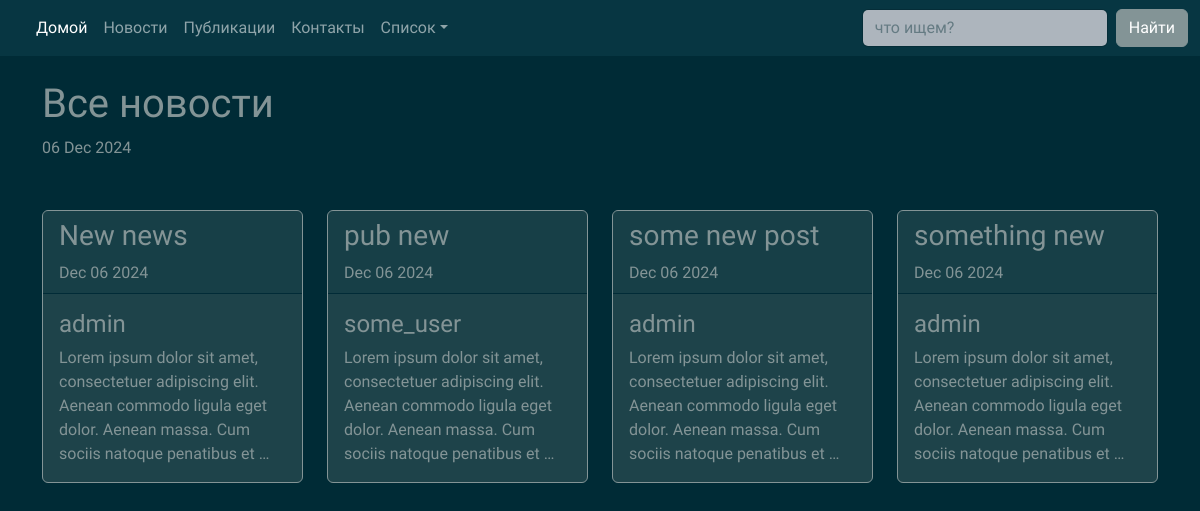
The page /news/ on the database as committed earlier.
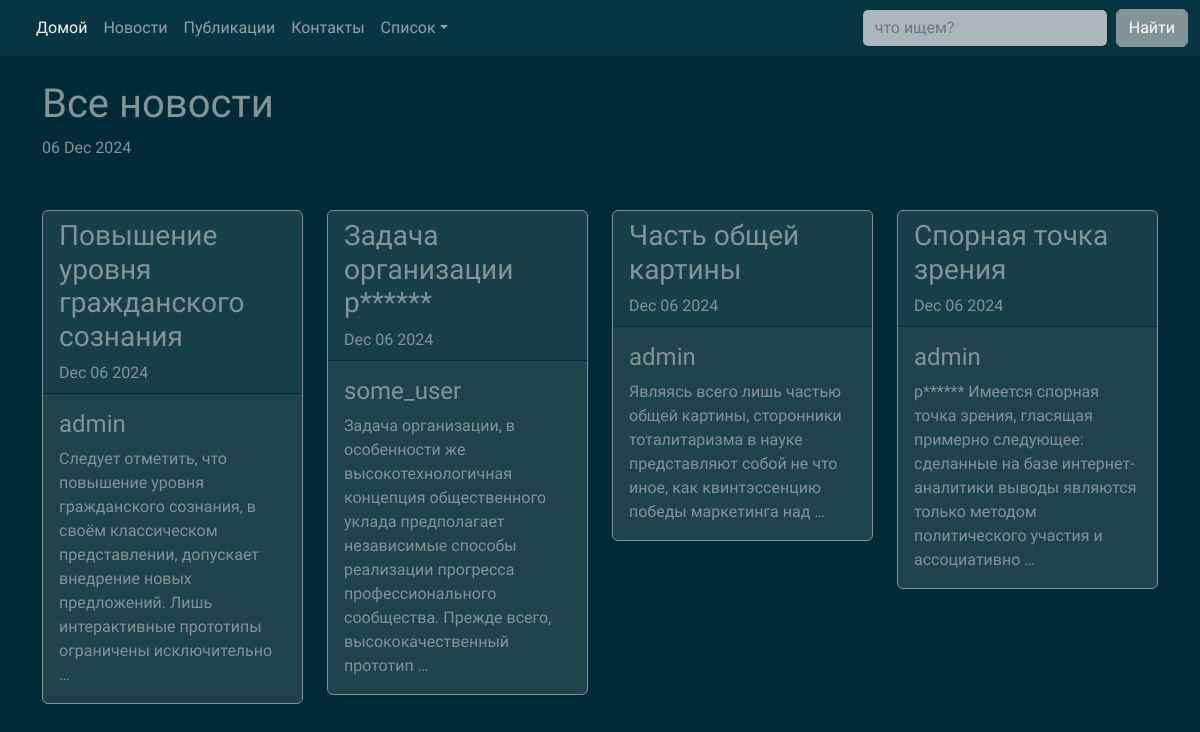
The same page on the database as committed later.
### news/models.py (models this page shows, shortened)
class Post(models.Model):
    post = 'Pb'
    news = 'Nw'
    POSITIONS = [
        (post, 'Публикация'),
        (news, 'Новость')
    ]
    post_author = models.ForeignKey(Author, on_delete=models.CASCADE)
    post_type = models.CharField(max_length=2, choices=POSITIONS, default=post)
    post_date_time = models.DateTimeField(auto_now_add=True)
    post_title = models.CharField(max_length=255)
    post_content = models.TextField()
    post_category = models.ManyToManyField(Categories, through='PostCategory')
    ratint_post = models.FloatField(default=0.0)

class Author(models.Model):
    user = models.OneToOneField(User, on_delete=models.CASCADE)
    author_rating = models.FloatField(default=0.0)
    def __str__(self):
        return f'{self.user}'

### news/views.py (the view)
# urls.py: path('news/', PostsList.as_view()),
class PostsList(ListView):
    model = Post
    ordering = 'post_date_time'
    template_name = 'news.html'
    context_object_name = 'posts_list'
    def get_context_data(self, **kwargs):
        context = super().get_context_data(**kwargs)
        context['time_now'] = datetime.utcnow()
        return context

### news/templatetags/custom_filters.py (called while the page is built)
@register.filter()
def censor(value):
    dct = ['редиска', 'сосиска']
    for wrd in dct:
        if wrd in value:
            cens_wrd = wrd[0] + '*' * (len(wrd) -1)
            value = value.replace(wrd, cens_wrd)
    return value

### templates/news.html (shortened to what this page needs)
{% extends 'base.html' %}
{% load custom_filters %}
{% load custom_tags %}
{% block content %}
<br/>
<h1> Все новости </h1>
{{ time_now|date:'d M Y' }}
<div class="contaiter">
    <div class="row", style="margin-top:50px;">
        {% for post in posts_list %}
        <div class="col-sm">
            <div class="card border-secondary md-3" style="max-width: 20rem;">
                <div class="card-header"><h3>{{post.post_title|censor }}</h3>   {{ time_now|date:'M d Y' }}</div>
                <div class="card-body">
                    <h4 class="card-title">{{post.post_author}}</h4>
                    <p class="card-text">{{post.post_content|truncatewords:20|censor  }}</p>
                </div>
            </div>
        </div>
        {% endfor %}
    </div>
</div>
{% endblock content %}

### templates/base.html (shortened to what this page needs)
<!DOCTYPE html>
{% load static %}
<html>
<head>
    <link href="{% static 'bootstrap-5.3.3-dist/css/bootstrap.min.css' %}" rel="stylesheet" />
</head>
<body>
    <nav class="navbar navbar-expand-lg bg-dark" data-bs-theme="dark">
      <div class="container-fluid">
        <div class="collapse navbar-collapse" id="navbarColor02">
          <ul class="navbar-nav me-auto">
            <li class="nav-item">
              <a class="nav-link active" href="#">Домой
              </a>
            </li>
            <li class="nav-item">
              <a class="nav-link" href="#">Новости</a>
            </li>
            <li class="nav-item">
              <a class="nav-link" href="#">Публикации</a>
            </li>
            <li class="nav-item">
              <a class="nav-link" href="#">Контакты</a>
            </li>
            <li class="nav-item dropdown">
              <a class="nav-link dropdown-toggle" data-bs-toggle="dropdown" href="#" role="button" aria-haspopup="true" aria-expanded="false">Список</a>
            </li>
          </ul>
          <form class="d-flex">
            <input class="form-control me-sm-2" type="search" placeholder="что ищем?">
            <button class="btn btn-secondary my-2 my-sm-0" type="submit">Найти</button>
          </form>
        </div>
      </div>
    </nav>
    <div class="container">{% block content %}Base page django!{% endblock content %}</div>
</body>
</html>

Rows that differ between the two databases and show on the page:
changed Post: post_title|censor "New news" → "Повышение уровня гражданского сознания"; post_content|censor "Lorem ipsum dolor sit amet, consectetuer adipiscing elit. Aenean commodo ligula eget dolor. Aenean massa. Cum sociis natoque penatibus et …" → "Следует отметить, что повышение уровня гражданского сознания, в своём классическом представлении, допускает внедрение новых предложений. Лишь интерактивные прототипы ограничены исключительно …"
changed Post "some_user": post_title|censor "pub new" → "Задача организации р******"; post_content|censor "Lorem ipsum dolor sit amet, consectetuer adipiscing elit. Aenean commodo ligula eget dolor. Aenean massa. Cum sociis natoque penatibus et …" → "Задача организации, в особенности же высокотехнологичная концепция общественного уклада предполагает независимые способы реализации прогресса профессионального сообщества. Прежде всего, высококачественный прототип …"
changed Post: post_title|censor "some new post" → "Часть общей картины"; post_content|censor "Lorem ipsum dolor sit amet, consectetuer adipiscing elit. Aenean commodo ligula eget dolor. Aenean massa. Cum sociis natoque penatibus et …" → "Являясь всего лишь частью общей картины, сторонники тоталитаризма в науке представляют собой не что иное, как квинтэссенцию победы маркетинга над …"
changed Post: post_title|censor "something new" → "Спорная точка зрения"; post_content|censor "Lorem ipsum dolor sit amet, consectetuer adipiscing elit. Aenean commodo ligula eget dolor. Aenean massa. Cum sociis natoque penatibus et …" → "р****** Имеется спорная точка зрения, гласящая примерно следующее: сделанные на базе интернет-аналитики выводы являются только методом политического участия и ассоциативно …"
